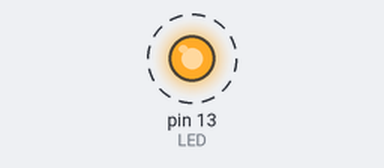
A sketch run on a simulated Arduino Uno, built with avr-gcc and run on an emulated ATmega328P. On the bench: output pins drawn as LEDs (lit = HIGH). Dashed ring = blinking.

Above: at 0.5 s.
Timing chart, 0 to 4.6 s (numbered marks = the images above):
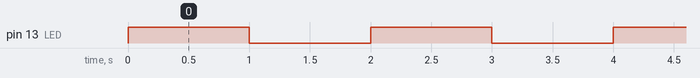

The sketch:

Blink.ino
```cpp
#define LED LED_BUILTIN

// La función 'setup' se ejecuta una única vez al encender la placa
// o presionar reset.
void setup()
{
  // Inicializa el pin digital como salida
  pinMode(LED, OUTPUT);
}

// La función 'loop' corre indefinidamente una y otra vez.
void loop()
{
  digitalWrite(LED, HIGH);  // Enciende el LED
  delay(1000);              // Espera por 1 seg.
  digitalWrite(LED, LOW);   // Apaga el LED
  delay(1000);              // Espera por 1 seg.
}
```

Measured:
- by itself, pin 13 (LED): alternates HIGH for 1.0 s and LOW for 1.0 s
